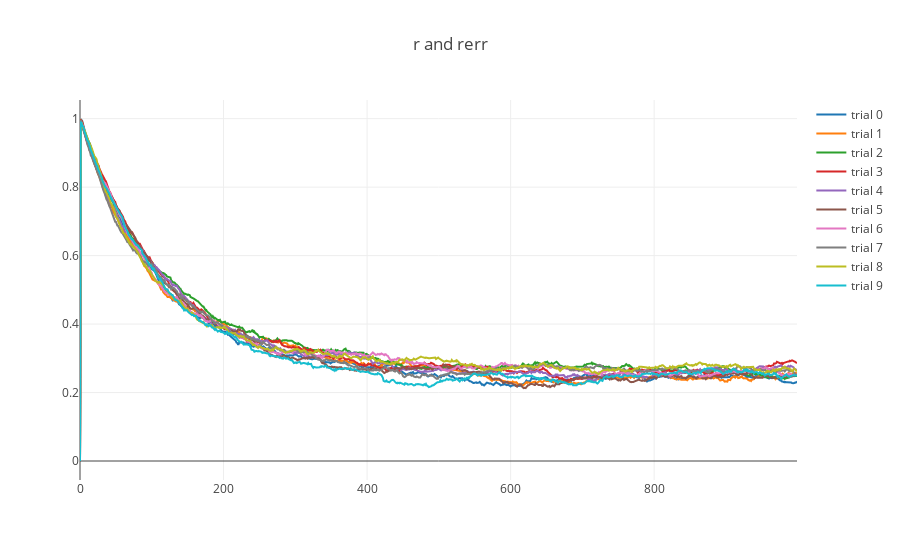

Notebook source saved alongside this figure:
### Code cell
similarity = np.loadtxt('IO/similarity.txt')

x = np.arange(0, num_tsteps)
data = []
for i, sim in enumerate(similarity):
    trace = go.Scatter(
        name='trial {}'.format(i),
        x=x,
#         y=np.convolve(sim, np.array([1, 1, 1]) / 3, 'valid'),  # smoother
        y=sim
        )
    data.append(trace)

layout = {
    'title': 'r and rerr',
    # 'xaxis': {'title': 'r [{}]'.format(A2065.qt['r'].unit)},
    # 'yaxis': {'title': 'rerr [{}]'.format(A2065.qt['rerr'].unit)},
    # 'shapes': [
    #     # Line Horizontal
    #     {'type': 'line', 'x0': A2065.qt['r'].min().value, 'y0': .1,
    #                      'x1': A2065.qt['r'].max().value, 'y1': .1,
    #      'line': {'color': 'k', 'width': 2, 'dash': 'dash'}},
    # ],
}

fig = go.Figure(data=data, layout=layout)
py.iplot(fig)

### Figure 1 — Plotly figure (JSON) as saved in the notebook; plotly's stock layout.template omitted (floating-point values rounded to 4 significant figures; data arrays with more than 128 entries replaced by an {"elided": "..."} marker saying what was removed)
{"data": [{"name": "trial 0", "type": "scatter", "x": {"elided": "1000 int values"}, "y": {"elided": "1000 float values"}}, {"name": "trial 1", "type": "scatter", "x": {"elided": "1000 int values"}, "y": {"elided": "1000 float values"}}, {"name": "trial 2", "type": "scatter", "x": {"elided": "1000 int values"}, "y": {"elided": "1000 float values"}}, {"name": "trial 3", "type": "scatter", "x": {"elided": "1000 int values"}, "y": {"elided": "1000 float values"}}, {"name": "trial 4", "type": "scatter", "x": {"elided": "1000 int values"}, "y": {"elided": "1000 float values"}}, {"name": "trial 5", "type": "scatter", "x": {"elided": "1000 int values"}, "y": {"elided": "1000 float values"}}, {"name": "trial 6", "type": "scatter", "x": {"elided": "1000 int values"}, "y": {"elided": "1000 float values"}}, {"name": "trial 7", "type": "scatter", "x": {"elided": "1000 int values"}, "y": {"elided": "1000 float values"}}, {"name": "trial 8", "type": "scatter", "x": {"elided": "1000 int values"}, "y": {"elided": "1000 float values"}}, {"name": "trial 9", "type": "scatter", "x": {"elided": "1000 int values"}, "y": {"elided": "1000 float values"}}], "layout": {"title": "r and rerr"}}
